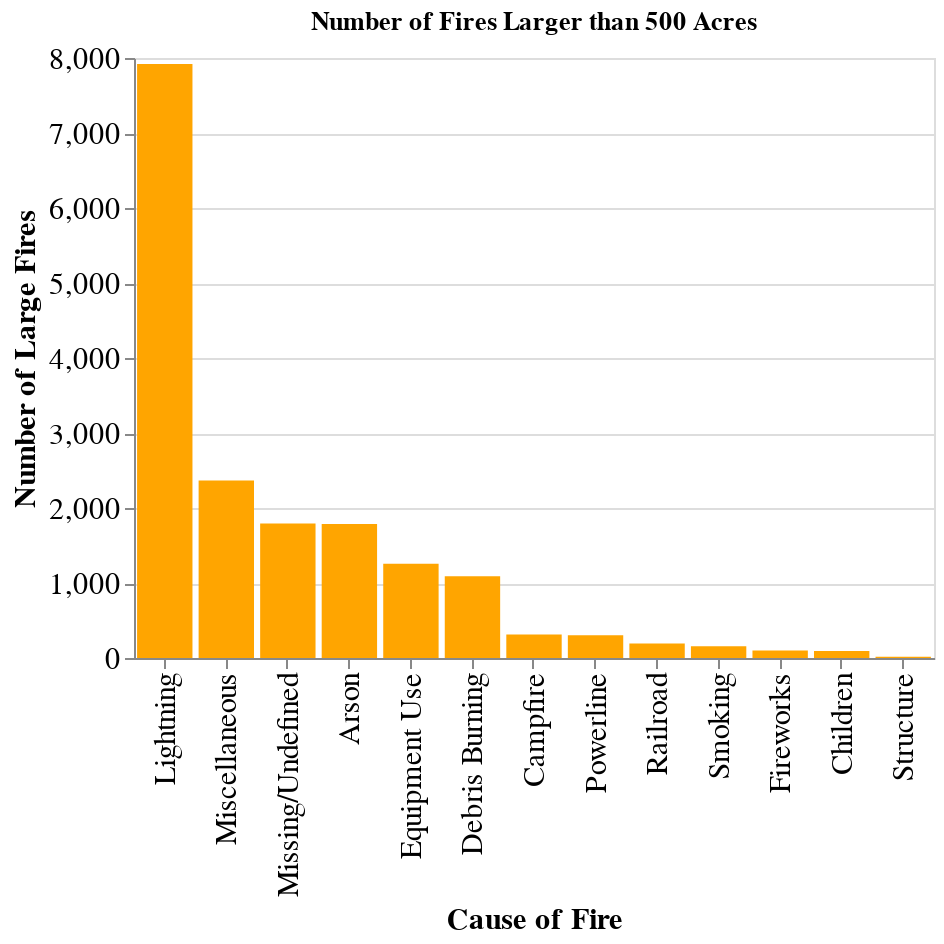

The cell this chart's notebook holds for it:
### Code cell
# Count of Fires larger than 500 Acres


large_fire = df_raw[df_raw.FIRE_SIZE>500]
large_fire_count = pd.DataFrame(large_fire.groupby(['STAT_CAUSE_DESCR']).OBJECTID.count().sort_values(ascending=False)).reset_index()

large_fire_count.rename(columns={'OBJECTID': 'number'}, inplace=True)
alt.Chart(large_fire_count).mark_bar(color="Orange").encode(
    alt.X('STAT_CAUSE_DESCR', sort='-y', title='Cause of Fire'),
    alt.Y('number', title='Number of Large Fires'),
).properties(title=f'Number of Fires Larger than 500 Acres',
    width=400,
    height=300
).configure_axis(
    labelFontSize=15,
    titleFontSize=15
)

### Figure 1 — Vega-Lite specification as saved in the notebook (floating-point values rounded to 4 significant figures)
{"config": {"view": {"continuousWidth": 400, "continuousHeight": 300}, "axis": {"labelFontSize": 15, "titleFontSize": 15}}, "data": {"name": "data-417a1b5cab18efda3ab4d0e661ff63cc"}, "mark": {"type": "bar", "color": "Orange"}, "encoding": {"x": {"type": "nominal", "field": "STAT_CAUSE_DESCR", "sort": "-y", "title": "Cause of Fire"}, "y": {"type": "quantitative", "field": "number", "title": "Number of Large Fires"}}, "height": 300, "title": "Number of Fires Larger than 500 Acres", "width": 400, "$schema": "https://vega.github.io/schema/vega-lite/v4.8.1.json", "datasets": {"data-417a1b5cab18efda3ab4d0e661ff63cc": [{"STAT_CAUSE_DESCR": "Lightning", "number": 7921}, {"STAT_CAUSE_DESCR": "Miscellaneous", "number": 2366}, {"STAT_CAUSE_DESCR": "Missing/Undefined", "number": 1795}, {"STAT_CAUSE_DESCR": "Arson", "number": 1788}, {"STAT_CAUSE_DESCR": "Equipment Use", "number": 1258}, {"STAT_CAUSE_DESCR": "Debris Burning", "number": 1091}, {"STAT_CAUSE_DESCR": "Campfire", "number": 315}, {"STAT_CAUSE_DESCR": "Powerline", "number": 303}, {"STAT_CAUSE_DESCR": "Railroad", "number": 192}, {"STAT_CAUSE_DESCR": "Smoking", "number": 156}, {"STAT_CAUSE_DESCR": "Fireworks", "number": 100}, {"STAT_CAUSE_DESCR": "Children", "number": 95}, {"STAT_CAUSE_DESCR": "Structure", "number": 16}]}}
